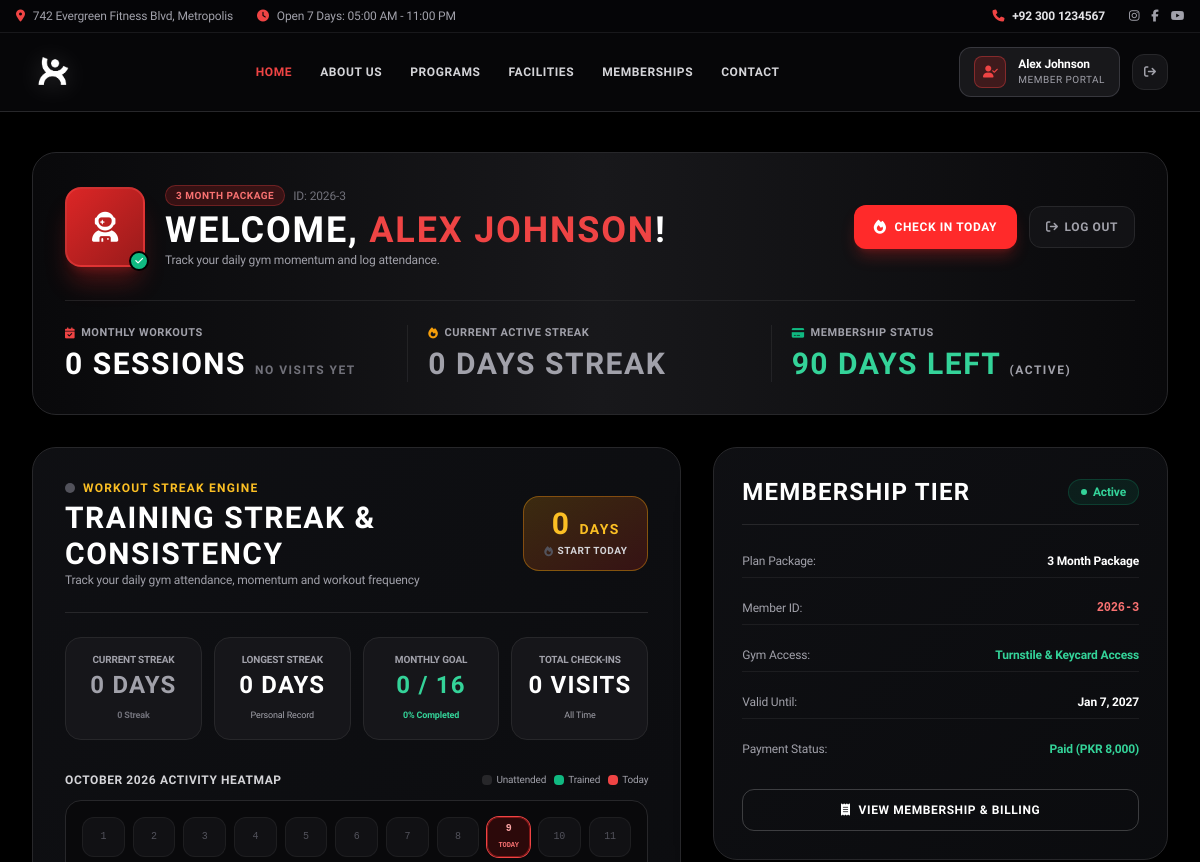
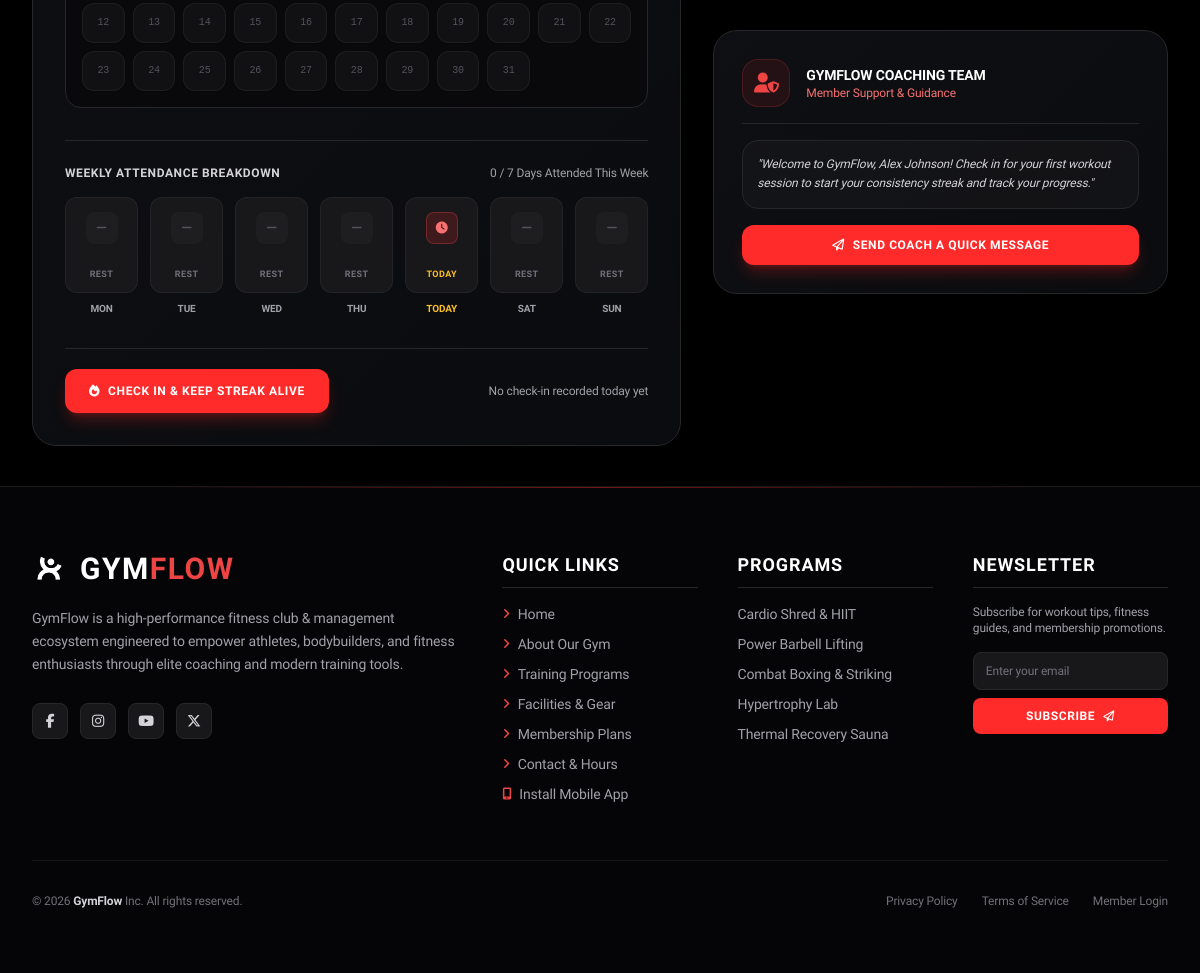
Page /user/index (signed in) on the committed database (2 pictures, top to bottom).
### tables this page shows
CREATE TABLE IF NOT EXISTS `memberships` (
    `id` INT AUTO_INCREMENT PRIMARY KEY,
    `user_id` INT NOT NULL,
    `plan_id` INT NOT NULL,
    `start_date` DATE NOT NULL,
    `end_date` DATE NOT NULL,
    `status` ENUM('active', 'expired', 'pending', 'cancelled') NOT NULL DEFAULT 'active',
    `auto_renew` TINYINT(1) NOT NULL DEFAULT 1,
    `created_at` TIMESTAMP DEFAULT CURRENT_TIMESTAMP,
    `updated_at` TIMESTAMP DEFAULT CURRENT_TIMESTAMP ON UPDATE CURRENT_TIMESTAMP,
    FOREIGN KEY (`user_id`) REFERENCES `users`(`id`) ON DELETE CASCADE,
    FOREIGN KEY (`plan_id`) REFERENCES `membership_plans`(`id`) ON DELETE CASCADE,
    INDEX `idx_user_membership` (`user_id`, `status`)
);

CREATE TABLE IF NOT EXISTS `users` (
    `id` INT AUTO_INCREMENT PRIMARY KEY,
    `member_code` VARCHAR(30) UNIQUE NOT NULL,  
    `full_name` VARCHAR(100) NOT NULL,
    `email` VARCHAR(150) NOT NULL UNIQUE,
    `phone` VARCHAR(30) NULL,
    `password` VARCHAR(255) NOT NULL,  
    `role` ENUM('admin', 'staff', 'member') NOT NULL DEFAULT 'member',
    `avatar` VARCHAR(255) NULL,
    `status` ENUM('active', 'inactive', 'suspended') NOT NULL DEFAULT 'active',
    `created_at` TIMESTAMP DEFAULT CURRENT_TIMESTAMP,
    `updated_at` TIMESTAMP DEFAULT CURRENT_TIMESTAMP ON UPDATE CURRENT_TIMESTAMP,
    INDEX `idx_email` (`email`),
    INDEX `idx_role` (`role`),
    INDEX `idx_status` (`status`)
);

CREATE TABLE IF NOT EXISTS `membership_plans` (
    `id` INT AUTO_INCREMENT PRIMARY KEY,
    `name` VARCHAR(100) NOT NULL,
    `slug` VARCHAR(100) NOT NULL UNIQUE,
    `description` TEXT NULL,
    `price` DECIMAL(10, 2) NOT NULL,
    `duration_days` INT NOT NULL DEFAULT 30,
    `features` TEXT NULL,  
    `is_popular` TINYINT(1) DEFAULT 0,
    `status` ENUM('active', 'inactive') DEFAULT 'active',
    `created_at` TIMESTAMP DEFAULT CURRENT_TIMESTAMP
);

CREATE TABLE IF NOT EXISTS `payments` (
    `id` INT AUTO_INCREMENT PRIMARY KEY,
    `user_id` INT NOT NULL,
    `membership_id` INT NULL,
    `amount` DECIMAL(10, 2) NOT NULL,
    `payment_method` VARCHAR(50) NOT NULL DEFAULT 'Card',
    `transaction_id` VARCHAR(100) UNIQUE NULL,
    `status` ENUM('paid', 'pending', 'overdue', 'failed') NOT NULL DEFAULT 'paid',
    `due_date` DATE NULL,
    `paid_at` DATETIME NULL,
    `notes` TEXT NULL,
    `created_at` TIMESTAMP DEFAULT CURRENT_TIMESTAMP,
    FOREIGN KEY (`user_id`) REFERENCES `users`(`id`) ON DELETE CASCADE,
    FOREIGN KEY (`membership_id`) REFERENCES `memberships`(`id`) ON DELETE SET NULL,
    INDEX `idx_payment_status` (`status`),
    INDEX `idx_due_date` (`due_date`)
);

### user/index.php (the view, shortened to what the rows shown need)
<?php
require_once __DIR__ . '/../config/app.php';
$user = getCurrentUser();
$userId = (int)($user['id'] ?? 0);
$db = Database::getConnection();
$memberQuery = $db->prepare("
    SELECT u.*,
           m.id AS membership_id,
           m.status AS membership_status,
           m.start_date,
           m.end_date,
           m.auto_renew,
           mp.name AS plan_name,
           mp.price AS plan_price,
           mp.duration_days,
           DATEDIFF(m.end_date, CURDATE()) AS days_left
    FROM users u
    LEFT JOIN memberships m ON u.id = m.user_id AND m.status = 'active'
    LEFT JOIN membership_plans mp ON m.plan_id = mp.id
    WHERE u.id = :uid
    LIMIT 1
");
$memberQuery->execute([':uid' => $userId]);
$memberData = $memberQuery->fetch() ?: [];
$paymentQuery = $db->prepare("
    SELECT p.*, mp.name as plan_name
    FROM payments p
    LEFT JOIN memberships m ON p.membership_id = m.id
    LEFT JOIN membership_plans mp ON m.plan_id = mp.id
    WHERE p.user_id = :uid
    ORDER BY p.id DESC
    LIMIT 1
");
$paymentQuery->execute([':uid' => $userId]);
$latestPayment = $paymentQuery->fetch() ?: [];
$attQuery = $db->prepare("
    SELECT DATE(check_in_time) as check_date, check_in_time
    FROM attendance
    WHERE user_id = :uid AND status = 'granted'
    ORDER BY check_in_time DESC
");
$attQuery->execute([':uid' => $userId]);
$allAttendance = $attQuery->fetchAll();
$totalCheckIns = count($allAttendance);
$planName = $memberData['plan_name'] ?? ($user['plan'] ?? 'Active Membership');
$memberCode = $memberData['member_code'] ?? ($user['member_id'] ?? (date('Y') . '-' . $userId));
$daysLeft = isset($memberData['days_left']) ? (int)$memberData['days_left'] : 0;
$expiryDate = !empty($memberData['end_date']) ? date('M j, Y', strtotime($memberData['end_date'])) : 'Pending Renewal';
$membershipStatus = $memberData['membership_status'] ?? 'active';
require_once __DIR__ . '/../components/head.php';
require_once __DIR__ . '/../components/header.php';
?>
<main class="max-w-7xl mx-auto px-4 sm:px-6 lg:px-8 py-10 w-full flex-grow">
    <div class="glass-card rounded-3xl p-6 sm:p-8 mb-8 relative overflow-hidden bg-gradient-to-r from-zinc-950 via-zinc-900 to-zinc-950 border border-zinc-800 shadow-2xl">
        <div class="flex flex-col lg:flex-row lg:items-center justify-between gap-6 relative z-10">
            <div class="flex items-center gap-4 sm:gap-5">
                <div>
                    <div class="flex items-center gap-2">
                        <span class="px-2.5 py-0.5 rounded-full bg-red-600/20 border border-red-500/30 text-red-400 text-[10px] font-bold uppercase tracking-wider">
                            <?= htmlspecialchars($planName) ?>
                        </span>
                        <span class="text-xs text-zinc-500">ID: <?= htmlspecialchars($memberCode) ?></span>
                    </div>
                    <h1 class="font-heading text-3xl sm:text-4xl font-bold text-white uppercase mt-1 leading-tight">
                        Welcome, <span class="text-red-500"><?= htmlspecialchars($user['name']) ?></span>!
                    </h1>
                </div>
            </div>
        </div>
        <div class="mt-8 pt-6 border-t border-zinc-800/80 grid grid-cols-1 sm:grid-cols-3 gap-5 text-center sm:text-left">
            <div>
                <p class="font-heading text-3xl font-bold <?= $daysLeft > 0 ? 'text-emerald-400' : 'text-amber-400' ?> mt-1">
                    <?= max(0, $daysLeft) ?> Days Left
                    <span class="text-xs text-zinc-400 font-sans font-semibold">(<?= ucfirst($membershipStatus) ?>)</span>
                </p>
            </div>
        </div>
    </div>
    <div class="grid grid-cols-1 lg:grid-cols-12 gap-8 items-start">
        <div class="lg:col-span-7 space-y-8">
            <div class="glass-card rounded-3xl p-6 sm:p-8 border border-zinc-800 shadow-2xl relative overflow-hidden">
                <div class="flex flex-col sm:flex-row sm:items-center justify-between pb-6 border-b border-zinc-800 gap-4">
                    <div>
                        <h2 class="font-heading text-3xl font-bold text-white uppercase mt-1">TRAINING STREAK & CONSISTENCY</h2>
                    </div>
                </div>
            </div>
        </div>
        <div class="lg:col-span-5 space-y-8">
            <div class="glass-card rounded-3xl p-6 sm:p-7 border border-zinc-800 shadow-2xl">
                <div class="flex items-center justify-between pb-4 border-b border-zinc-800">
                    <h3 class="font-heading text-2xl font-bold text-white uppercase">Membership Tier</h3>
                    <span class="text-xs font-bold <?= $membershipStatus === 'active' ? 'text-emerald-400 bg-emerald-500/10 border-emerald-500/20' : 'text-amber-400 bg-amber-500/10 border-amber-500/20' ?> px-3 py-1 rounded-full border flex items-center gap-1.5">
                        <span class="w-1.5 h-1.5 rounded-full <?= $membershipStatus === 'active' ? 'bg-emerald-400' : 'bg-amber-400' ?>"></span>
                        <?= ucfirst($membershipStatus) ?>
                    </span>
                </div>
                <div class="space-y-3.5 text-xs mt-5">
                    <div class="flex justify-between py-2 border-b border-zinc-800/60">
                        <span class="text-zinc-400">Plan Package:</span>
                        <span class="text-white font-bold"><?= htmlspecialchars($planName) ?></span>
                    </div>
                    <div class="flex justify-between py-2 border-b border-zinc-800/60">
                        <span class="text-zinc-400">Member ID:</span>
                        <span class="font-mono text-red-400 font-bold"><?= htmlspecialchars($memberCode) ?></span>
                    </div>
                    <div class="flex justify-between py-2 border-b border-zinc-800/60">
                        <span class="text-zinc-400">Valid Until:</span>
                        <span class="text-white font-bold"><?= htmlspecialchars($expiryDate) ?></span>
                    </div>
                    <div class="flex justify-between py-2">
                        <span class="text-zinc-400">Payment Status:</span>
                        <span class="text-emerald-400 font-semibold"><?= !empty($latestPayment) ? ucfirst($latestPayment['status']) . ' (PKR ' . number_format($latestPayment['amount']) . ')' : 'Settled' ?></span>
                    </div>
                </div>
            </div>
            <div class="glass-card rounded-3xl p-6 sm:p-7 border border-zinc-800 shadow-2xl relative overflow-hidden">
                <div class="flex items-center gap-4 pb-4 border-b border-zinc-800">
                    <div class="w-12 h-12 rounded-2xl bg-red-600/10 text-red-500 flex items-center justify-center text-xl font-bold border border-red-500/20">
                    </div>
                    <div>
                    </div>
                </div>
                <p class="text-xs text-zinc-300 leading-relaxed mt-4 italic bg-zinc-900/60 p-3.5 rounded-2xl border border-zinc-800">
                    <?php if ($totalCheckIns === 0): ?>
                        "Welcome to GymFlow, <?= htmlspecialchars($user['name']) ?>! Check in for your first workout session to start your consistency streak and track your progress."
                    <?php else: ?>
                        "Keep up the momentum, <?= htmlspecialchars($user['name']) ?>! Consistency is key to achieving your strength and conditioning goals."
                    <?php endif; ?>
                </p>
                <button onclick="openCoachMessageModal()" class="w-full mt-4 btn-primary text-xs uppercase font-bold tracking-wider py-3 rounded-xl flex items-center justify-center gap-2 shadow-lg shadow-red-600/30">
                    <i class="fa-regular fa-paper-plane"></i>
                    <span>Send Coach a Quick Message</span>
                </button>
            </div>
        </div>
    </div>
</main>
<?php
require_once __DIR__ . '/../components/footer.php';
?>

### components/header.php (shortened to what the rows shown need)
<?php
$loggedIn = isLoggedIn();
$currentUser = getCurrentUser();
?>
<header id="mainHeader" class="sticky top-0 z-50 bg-[#070709] lg:bg-[#070709]/95 glass-nav border-b border-zinc-800 transition-all duration-300 py-3.5">
    <div class="max-w-7xl mx-auto px-4 sm:px-6 lg:px-8 flex items-center justify-between">
        <div class="hidden md:flex items-center space-x-3.5">
            <?php if ($loggedIn): ?>
                <div class="flex items-center gap-3">
                    <a href="<?= ($currentUser['role'] === 'admin') ? url('admin/index.php') : url('user/index.php') ?>" class="flex items-center gap-3 px-3.5 py-2 rounded-xl bg-zinc-900 border border-zinc-700/80 hover:border-red-500 transition-all group">
                        <div class="w-8 h-8 rounded-lg bg-red-600/20 border border-red-500/40 flex items-center justify-center text-red-500 font-bold text-xs">
                            <i class="fa-solid <?= ($currentUser['role'] === 'admin') ? 'fa-shield-halved' : 'fa-user-check' ?>"></i>
                        </div>
                        <div class="text-left">
                            <span class="block text-xs font-bold text-white group-hover:text-red-400 transition-colors leading-tight">
                                <?= htmlspecialchars($currentUser['name']) ?>
                            </span>
                            <span class="block text-[10px] text-zinc-400 uppercase tracking-wider">
                                <?= ($currentUser['role'] === 'admin') ? 'Admin Hub' : 'Member Portal' ?>
                            </span>
                        </div>
                    </a>
                    <a href="<?= url('logout.php') ?>" title="Log Out" class="w-9 h-9 rounded-xl bg-zinc-900/80 border border-zinc-800 flex items-center justify-center text-zinc-400 hover:text-red-400 hover:bg-zinc-800 transition-all" aria-label="Log Out">
                        <i class="fa-solid fa-arrow-right-from-bracket text-xs"></i>
                    </a>
                </div>
            <?php endif; ?>
        </div>
    </div>
</header>

### rows in the picture
memberships: user.full_name "Alex Johnson", plan.name "3 MONTH PACKAGE", user.member_code "2026-3", user.full_name "ALEX JOHNSON", status "ACTIVE", status "Active", plan.name "3 Month Package", end_date "Jan 7, 2027"
payments: status "Paid", amount "8,000"

### other values in the picture
$monthlyCheckIns "0"
$currentStreak "0"
max(0, $daysLeft) "90"
$longestStreak "0"
$monthlyGoalTarget "16"
$monthlyGoalPct "0"
$totalCheckIns "0"
$weeklyCheckInCount "0"
$wDay['label'] "MON"
$wDay['label'] "TUE"
$wDay['label'] "WED"
$wDay['label'] "THU"
$wDay['label'] "SAT"
$wDay['label'] "SUN"
